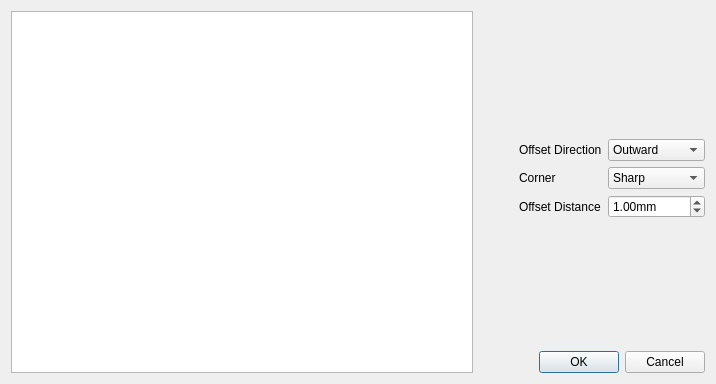
<?xml version="1.0" encoding="UTF-8"?>
<ui version="4.0">
 <class>PathOffsetDialog</class>
 <widget class="QDialog" name="PathOffsetDialog">
  <property name="geometry">
   <rect>
    <x>0</x>
    <y>0</y>
    <width>716</width>
    <height>384</height>
   </rect>
  </property>
  <property name="windowTitle">
   <string>PathOffsetDialog</string>
  </property>
  <layout class="QHBoxLayout" name="horizontalLayout">
   <item>
    <widget class="BaseGraphicsView" name="graphicsView">
     <property name="sizePolicy">
      <sizepolicy hsizetype="Expanding" vsizetype="Expanding">
       <horstretch>200</horstretch>
       <verstretch>0</verstretch>
      </sizepolicy>
     </property>
    </widget>
   </item>
   <item>
    <spacer name="horizontalSpacer">
     <property name="orientation">
      <enum>Qt::Horizontal</enum>
     </property>
     <property name="sizeHint" stdset="0">
      <size>
       <width>40</width>
       <height>20</height>
      </size>
     </property>
    </spacer>
   </item>
   <item>
    <layout class="QVBoxLayout" name="verticalLayout">
     <item>
      <spacer name="verticalSpacer_2">
       <property name="orientation">
        <enum>Qt::Vertical</enum>
       </property>
       <property name="sizeHint" stdset="0">
        <size>
         <width>20</width>
         <height>40</height>
        </size>
       </property>
      </spacer>
     </item>
     <item>
      <layout class="QGridLayout" name="gridLayout">
       <item row="0" column="0">
        <widget class="QLabel" name="directionLabel">
         <property name="text">
          <string>Offset Direction</string>
         </property>
        </widget>
       </item>
       <item row="2" column="0">
        <widget class="QLabel" name="distanceLabel">
         <property name="text">
          <string>Offset Distance</string>
         </property>
        </widget>
       </item>
       <item row="1" column="0">
        <widget class="QLabel" name="cornerLabel">
         <property name="text">
          <string>Corner</string>
         </property>
        </widget>
       </item>
       <item row="1" column="1" colspan="2">
        <widget class="QComboBox" name="cornerComboBox">
         <item>
          <property name="text">
           <string>Sharp</string>
          </property>
         </item>
         <item>
          <property name="text">
           <string>Round</string>
          </property>
         </item>
        </widget>
       </item>
       <item row="0" column="1" colspan="2">
        <widget class="QComboBox" name="directionComboBox">
         <item>
          <property name="text">
           <string>Outward</string>
          </property>
         </item>
         <item>
          <property name="text">
           <string>Inward</string>
          </property>
         </item>
        </widget>
       </item>
       <item row="2" column="1" colspan="2">
        <widget class="QDoubleSpinBox" name="distanceDoubleSpinBox">
         <property name="suffix">
          <string>mm</string>
         </property>
         <property name="decimals">
          <number>2</number>
         </property>
         <property name="minimum">
          <double>0.010000000000000</double>
         </property>
         <property name="maximum">
          <double>10000.000000000000000</double>
         </property>
         <property name="value">
          <double>1.000000000000000</double>
         </property>
        </widget>
       </item>
      </layout>
     </item>
     <item>
      <spacer name="verticalSpacer">
       <property name="orientation">
        <enum>Qt::Vertical</enum>
       </property>
       <property name="sizeHint" stdset="0">
        <size>
         <width>20</width>
         <height>40</height>
        </size>
       </property>
      </spacer>
     </item>
     <item>
      <widget class="QDialogButtonBox" name="buttonBox">
       <property name="minimumSize">
        <size>
         <width>100</width>
         <height>0</height>
        </size>
       </property>
       <property name="standardButtons">
        <set>QDialogButtonBox::Cancel|QDialogButtonBox::Ok</set>
       </property>
      </widget>
     </item>
    </layout>
   </item>
  </layout>
 </widget>
 <customwidgets>
  <customwidget>
   <class>BaseGraphicsView</class>
   <extends>QGraphicsView</extends>
   <header>widgets/components/base-graphicsview.h</header>
  </customwidget>
 </customwidgets>
 <tabstops>
  <tabstop>directionComboBox</tabstop>
  <tabstop>cornerComboBox</tabstop>
  <tabstop>distanceDoubleSpinBox</tabstop>
  <tabstop>graphicsView</tabstop>
 </tabstops>
 <resources/>
 <connections/>
</ui>
